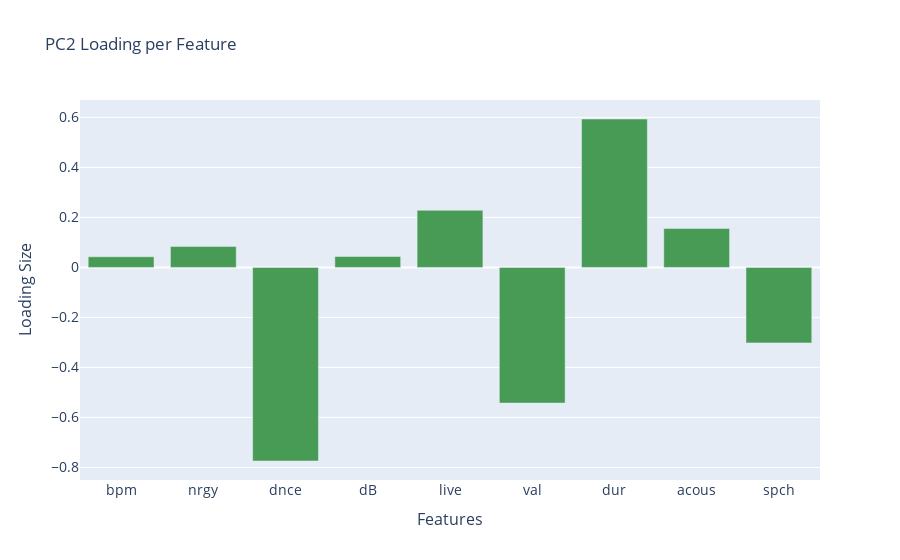

Notebook cell for this chart:
### Code cell
#PC2
fig = go.Figure()
fig.add_trace(go.Bar( y = loadings_df.iloc[:, 1], x = loadings_df.index, 
             marker_color='#479B55'))

fig.update_layout(
    title='PC2 Loading per Feature',
    xaxis=dict(
        title='Features',
        titlefont_size=16,
        tickfont_size=14,
    ),
    yaxis=dict(
        title='Loading Size',
        titlefont_size=16,
        tickfont_size=14,
    )
)

### Figure 1 — Plotly figure (JSON) as saved in the notebook; plotly's stock layout.template omitted (floating-point values rounded to 4 significant figures)
{"data": [{"marker": {"color": "#479B55"}, "type": "bar", "x": ["bpm", "nrgy", "dnce", "dB", "live", "val", "dur", "acous", "spch"], "y": [0.04258, 0.08337, -0.7743, 0.0436, 0.2283, -0.5425, 0.5935, 0.1555, -0.302]}], "layout": {"title": {"text": "PC2 Loading per Feature"}, "xaxis": {"tickfont": {"size": 14}, "title": {"font": {"size": 16}, "text": "Features"}}, "yaxis": {"tickfont": {"size": 14}, "title": {"font": {"size": 16}, "text": "Loading Size"}}}}
